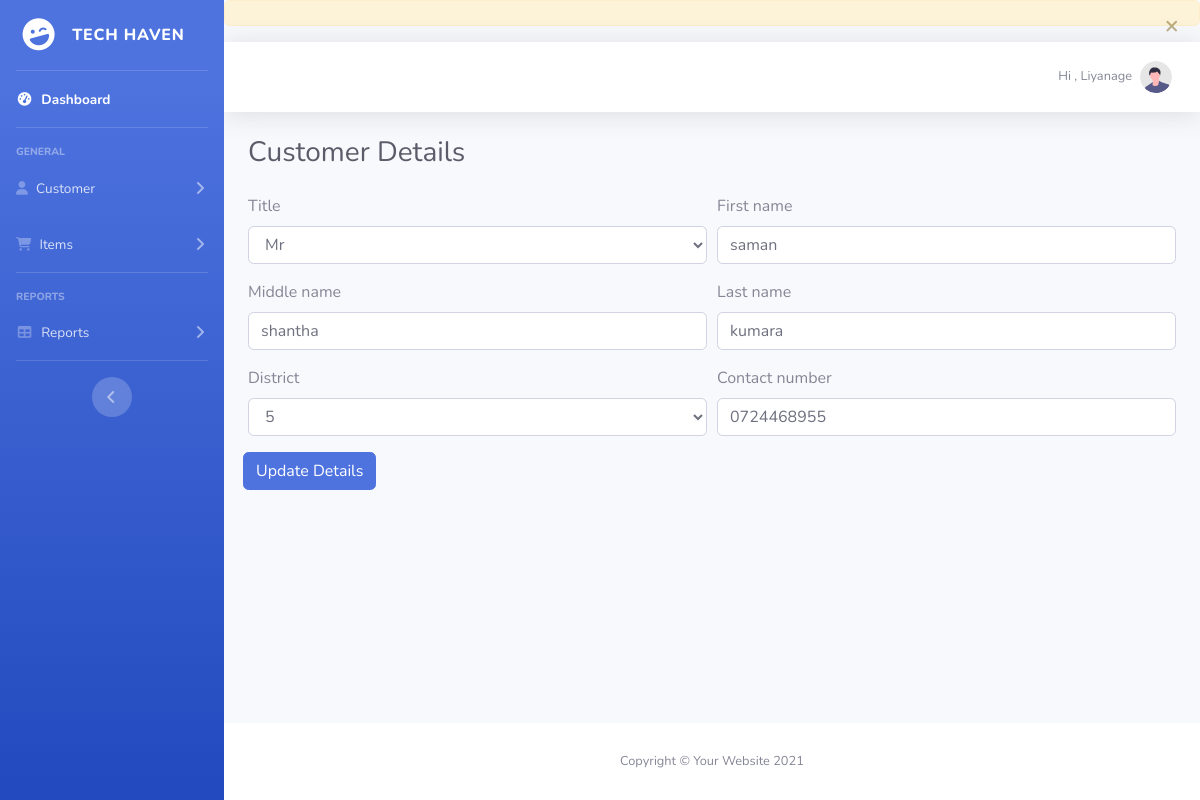
The app's page /Customer_Update_UI.php?customer_id=1 (signed in) with its own data.
### tables this page shows
CREATE TABLE `users` (
  `user_id` int(2) NOT NULL,
  `username` varchar(20) NOT NULL,
  `password_hash` varchar(250) NOT NULL
);

CREATE TABLE `customer` (
  `id` int(11) NOT NULL,
  `title` varchar(20) NOT NULL,
  `first_name` varchar(50) NOT NULL,
  `middle_name` varchar(50) NOT NULL,
  `last_name` varchar(50) NOT NULL,
  `contact_no` varchar(10) NOT NULL,
  `district` varchar(50) NOT NULL
);

### Customer_Update_UI.php (the view, shortened to what this page needs)
<?php
require_once( 'database_conn.php' ); ?>
<!DOCTYPE html>
<html lang="en">
<head>
    <link href="vendor/fontawesome-free/css/all.min.css" rel="stylesheet" type="text/css">
    <link href="css/sb-admin-2.min.css" rel="stylesheet">
    <link href="css/style.css" rel="stylesheet">
</head>
<body id="page-top">
    <div id="wrapper">
        <?php require_once( 'Side_bar.php' );?>
        <div id="content-wrapper" class="d-flex flex-column">
            <div id="content">
                <?php require_once( 'Topbar.php' );?>
                <div class="container-fluid">
                    <div class="d-sm-flex align-items-center justify-content-between mb-4">
                        <h1 class="h3 mb-0 text-gray-800">Customer Details</h1>
                    </div>
                    <form action="Customer_Update.php" method="POST">
                        <?php
                                    $customer_id = $_GET[ 'customer_id' ];
                                    $sql_query = "SELECT * FROM customer WHERE id='$customer_id'";
                                    $sql_query_result = $database_connection->query( $sql_query );
                                    if ( $sql_query_result->num_rows>0 ) {
                                        $data_row = $sql_query_result->fetch_assoc();
                                        $title = $data_row[ 'title' ];
                                        $first_name = $data_row[ 'first_name' ];
                                        $middle_name = $data_row[ 'middle_name' ];
                                        $last_name = $data_row[ 'last_name' ];
                                        $contact_number = $data_row[ 'contact_no' ];
                                        $district = $data_row[ 'district' ];
                                    } else {
                                    }
                                    ?>
                        <div class="form-row">
                            <div class="form-group col-md-6">
                                <label class="mr-sm-2" for="title">Title</label>
                                <select id="title" name="title" class="form-control">
                                    <option selected value="<?php echo $title;?>"><?php echo $title;?></option>
                                </select>
                            </div>
                            <div class="form-group col-md-6">
                                <label for="first_name">First name</label>
                                <input type="text" class="form-control" id="first_name" name="first_name"
                                    placeholder="First name" value="<?php echo $first_name;?>">
                            </div>
                        </div>
                        <div class="form-row">
                            <div class="form-group col-md-6">
                                <label for="middle_name">Middle name</label>
                                <input type="text" class="form-control" id="middle_name" name="middle_name"
                                    placeholder="Middle name" value="<?php echo $middle_name;?>">
                            </div>
                            <div class="form-group col-md-6">
                                <label for="last_name">Last name</label>
                                <input type="text" class="form-control" id="last_name" name="last_name"
                                    placeholder="Last name" value="<?php echo $last_name;?>">
                            </div>
                        </div>
                    <div class="form-row">
                            <div class="form-group col-md-6">
                                <div>
                                    <label for="district">District</label>
                                    <select id="district" name="district" class="form-control">
                                    <option selected value="<?php echo $district;?>"><?php echo $district;?></option>
                                    </select>
                                </div>
                            </div>
                            <div class="form-group col-md-6">
                                <label for="contact_number">Contact number</label>
                                <input type="number" class="form-control" id="contact_number" name="contact_number"
                                    placeholder="Contact number" value="<?php echo $contact_number;?>">
                            </div>
                        </div>
                        <div class="form-row">
                            <div class="form-group col-md-6">
                                <div class="form-row">
                                    <div class="form-group">
                                        <button type="submit" class="btn btn-primary">Update Details</button>
                                    </div>
                                </div>
                            </div>
                        </div>
                    </form>
                </div>
            </div>
            <?php require_once( 'Footer.php' );?>
        </div>
    </div>
</body>
</html>

### Topbar.php (shortened to what this page needs)
<?php
require "database_conn.php";
$user_id = $_COOKIE['user_id'];
if (isset($user_id) && $user_id !== "") {
    $sql = "SELECT * FROM users WHERE user_id = $user_id";
    $result = $database_connection->query($sql);
    if ($result) {
        if ($result->num_rows > 0) {
            $user_data = $result->fetch_assoc();
            $logged_user_name = $user_data['username'];
        } else {
            $logged_user_name = "";
        }
    } else {
        $logged_user_name = "";
        echo "Error in query: " . $database_connection->error;
    }
} else {
    exit;
}
?>
<link href="scss\_alert.scss" rel="stylesheet">
<div class="alert alert-warning alert-dismissible fade show" role="alert" tabindex="-1">
    <button type="button" class="close" data-dismiss="alert" aria-label="Close">
        <span aria-hidden="true">&times;</span>
    </button>
</div>
<nav class='navbar navbar-expand navbar-light bg-white topbar mb-4 static-top shadow'>
    <ul class='navbar-nav ml-auto'>
        <li class='nav-item dropdown no-arrow'>
            <a class='nav-link dropdown-toggle' href='#' id='userDropdown' role='button' data-toggle='dropdown'
                aria-haspopup='true' aria-expanded='false'>
                <span class='mr-2 d-none d-lg-inline text-gray-600 small'><?php echo "Hi , " . $logged_user_name;
                                                                            ?></span>
                <img class='img-profile rounded-circle' src='img/undraw_profile.svg'>
            </a>
        </li>
    </ul>
</nav>

### records on screen
users: username "Liyanage"
customer: title "Mr", first_name "saman", middle_name "shantha", last_name "kumara", district "5", contact_number "0724468955"
